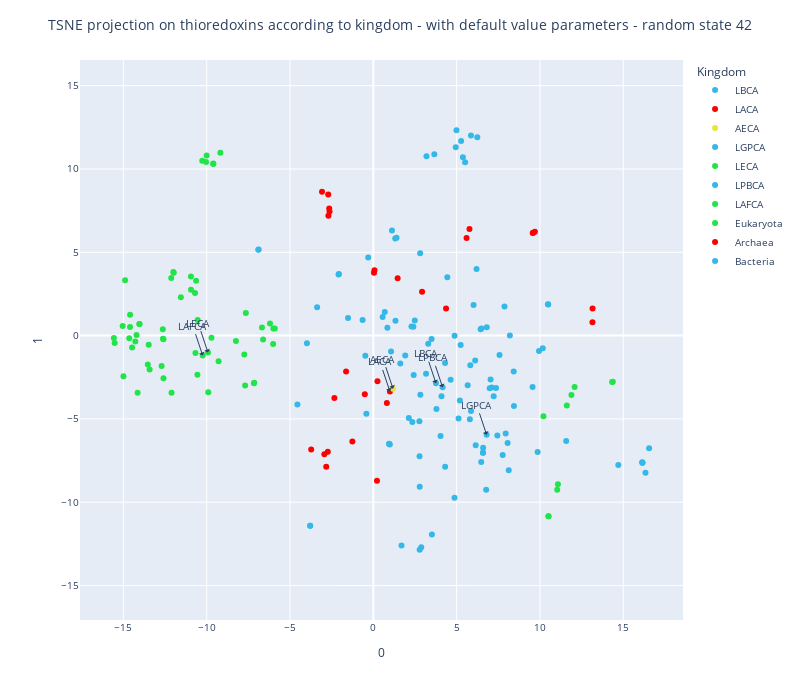

This figure's notebook cell:
### Code cell
tsne_trace= plot_embedding_interactive_bis(array_emb = X_embedded, df_annot = thioredoxin_color, 
                               show_text = True,
                               labels_name = "Kingdom", 
                               #second_labels_name = "proteins_id", 
                               #labels_text = ['7', '8', '9', '12', '13', '15', '16', '19', '20', '21', '22', '23', '24', '25', '26'], # metazoa
                               #labels_text = ['49','50'], # amoebozoa
                               #labels_text = ['71', '72', '73', '74', '75'], # archaea halobacterial
                               #labels_text = ['27', '28', '29', '32', '33', '24'], # eukaryotic arthropoda
                               #labels_text = ['51','52', '154', '155','156', '157', '158'], # eukaryotic chloroplast
                               #labels_text = ['18', '186','187', '188', '190'], # eukaryotic mitochondrion
                               #labels_text = ['126', '127', '129', '130', '131', '168', '197'], # proteo-/actinobacteria
                               labels_text = ['LBCA', 'LACA', 'AECA', 'LGPCA', 'LECA', 'LPBCA', 'LAFCA'],
                               title = "TSNE projection on thioredoxins according to kingdom - with default value parameters - random state 42",
                               color_palette = trx_palette) 
tsne_trace.show()

### Figure 1 — Plotly figure (JSON) as saved in the notebook; plotly's stock layout.template omitted (floating-point values rounded to 4 significant figures; data arrays with more than 128 entries replaced by an {"elided": "..."} marker saying what was removed)
{"data": [{"customdata": [["0", "LBCA", "LBCA", "LBCA", "OTHERS"]], "hovertemplate": "<b>%{hovertext}</b><br><br>Kingdom=%{customdata[2]}<br>0=%{x}<br>1=%{y}<br>proteins_id=%{customdata[0]}<br>Species=%{customdata[1]}<br>Family=%{customdata[3]}<br>Color_eukaryota=%{customdata[4]}<extra></extra>", "hovertext": ["LBCA"], "legendgroup": "LBCA", "marker": {"color": "#34b8e7", "symbol": "circle"}, "mode": "markers", "name": "LBCA", "orientation": "v", "showlegend": true, "textposition": "top right", "type": "scatter", "x": [3.759], "xaxis": "x", "y": [-2.859], "yaxis": "y"}, {"customdata": [["1", "LACA", "LACA", "LACA", "OTHERS"]], "hovertemplate": "<b>%{hovertext}</b><br><br>Kingdom=%{customdata[2]}<br>0=%{x}<br>1=%{y}<br>proteins_id=%{customdata[0]}<br>Species=%{customdata[1]}<br>Family=%{customdata[3]}<br>Color_eukaryota=%{customdata[4]}<extra></extra>", "hovertext": ["LACA"], "legendgroup": "LACA", "marker": {"color": "#ff0000", "symbol": "circle"}, "mode": "markers", "name": "LACA", "orientation": "v", "showlegend": true, "textposition": "top right", "type": "scatter", "x": [0.9948], "xaxis": "x", "y": [-3.353], "yaxis": "y"}, {"customdata": [["2", "AECA", "AECA", "AECA", "OTHERS"]], "hovertemplate": "<b>%{hovertext}</b><br><br>Kingdom=%{customdata[2]}<br>0=%{x}<br>1=%{y}<br>proteins_id=%{customdata[0]}<br>Species=%{customdata[1]}<br>Family=%{customdata[3]}<br>Color_eukaryota=%{customdata[4]}<extra></extra>", "hovertext": ["AECA"], "legendgroup": "AECA", "marker": {"color": "#e7e53c", "symbol": "circle"}, "mode": "markers", "name": "AECA", "orientation": "v", "showlegend": true, "textposition": "top right", "type": "scatter", "x": [1.18], "xaxis": "x", "y": [-3.184], "yaxis": "y"}, {"customdata": [["3", "LGPCA", "LGPCA", "LGPCA", "OTHERS"]], "hovertemplate": "<b>%{hovertext}</b><br><br>Kingdom=%{customdata[2]}<br>0=%{x}<br>1=%{y}<br>proteins_id=%{customdata[0]}<br>Species=%{customdata[1]}<br>Family=%{customdata[3]}<br>Color_eukaryota=%{customdata[4]}<extra></extra>", "hovertext": ["LGPCA"], "legendgroup": "LGPCA", "marker": {"color": "#34b8e7", "symbol": "circle"}, "mode": "markers", "name": "LGPCA", "orientation": "v", "showlegend": true, "textposition": "top right", "type": "scatter", "x": [6.801], "xaxis": "x", "y": [-5.954], "yaxis": "y"}, {"customdata": [["4", "LECA", "LECA", "LECA", "OTHERS"]], "hovertemplate": "<b>%{hovertext}</b><br><br>Kingdom=%{customdata[2]}<br>0=%{x}<br>1=%{y}<br>proteins_id=%{customdata[0]}<br>Species=%{customdata[1]}<br>Family=%{customdata[3]}<br>Color_eukaryota=%{customdata[4]}<extra></extra>", "hovertext": ["LECA"], "legendgroup": "LECA", "marker": {"color": "#21e548", "symbol": "circle"}, "mode": "markers", "name": "LECA", "orientation": "v", "showlegend": true, "textposition": "top right", "type": "scatter", "x": [-9.922], "xaxis": "x", "y": [-1.021], "yaxis": "y"}, {"customdata": [["5", "LPBCA", "LPBCA", "LPBCA", "OTHERS"]], "hovertemplate": "<b>%{hovertext}</b><br><br>Kingdom=%{customdata[2]}<br>0=%{x}<br>1=%{y}<br>proteins_id=%{customdata[0]}<br>Species=%{customdata[1]}<br>Family=%{customdata[3]}<br>Color_eukaryota=%{customdata[4]}<extra></extra>", "hovertext": ["LPBCA"], "legendgroup": "LPBCA", "marker": {"color": "#34b8e7", "symbol": "circle"}, "mode": "markers", "name": "LPBCA", "orientation": "v", "showlegend": true, "textposition": "top right", "type": "scatter", "x": [4.158], "xaxis": "x", "y": [-3.104], "yaxis": "y"}, {"customdata": [["6", "LAFCA", "LAFCA", "LAFCA", "OTHERS"]], "hovertemplate": "<b>%{hovertext}</b><br><br>Kingdom=%{customdata[2]}<br>0=%{x}<br>1=%{y}<br>proteins_id=%{customdata[0]}<br>Species=%{customdata[1]}<br>Family=%{customdata[3]}<br>Color_eukaryota=%{customdata[4]}<extra></extra>", "hovertext": ["LAFCA"], "legendgroup": "LAFCA", "marker": {"color": "#21e548", "symbol": "circle"}, "mode": "markers", "name": "LAFCA", "orientation": "v", "showlegend": true, "textposition": "top right", "type": "scatter", "x": [-10.24], "xaxis": "x", "y": [-1.199], "yaxis": "y"}, {"customdata": {"elided": "65x5 str values"}, "hovertemplate": "<b>%{hovertext}</b><br><br>Kingdom=%{customdata[2]}<br>0=%{x}<br>1=%{y}<br>proteins_id=%{customdata[0]}<br>Species=%{customdata[1]}<br>Family=%{customdata[3]}<br>Color_eukaryota=%{customdata[4]}<extra></extra>", "hovertext": ["Eukaryota", "Eukaryota", "Eukaryota", "Eukaryota", "Eukaryota", "Eukaryota", "Eukaryota", "Eukaryota", "Eukaryota", "Eukaryota", "Eukaryota", "Eukaryota", "Eukaryota", "Eukaryota", "Eukaryota", "Eukaryota", "Eukaryota", "Eukaryota", "Eukaryota", "Eukaryota", "Eukaryota", "Eukaryota", "Eukaryota", "Eukaryota", "Eukaryota", "Eukaryota", "Eukaryota", "Eukaryota", "Eukaryota", "Eukaryota", "Eukaryota", "Eukaryota", "Eukaryota", "Eukaryota", "Eukaryota", "Eukaryota", "Eukaryota", "Eukaryota", "Eukaryota", "Eukaryota", "Eukaryota", "Eukaryota", "Eukaryota", "Eukaryota", "Eukaryota", "Eukaryota", "Eukaryota", "Eukaryota", "Eukaryota", "Eukaryota", "Eukaryota", "Eukaryota", "Eukaryota", "Eukaryota", "Eukaryota", "Eukaryota", "Eukaryota", "Eukaryota", "Eukaryota", "Eukaryota", "Eukaryota", "Eukaryota", "Eukaryota", "Eukaryota", "Eukaryota"], "legendgroup": "Eukaryota", "marker": {"color": "#21e548", "symbol": "circle"}, "mode": "markers", "name": "Eukaryota", "orientation": "v", "showlegend": true, "textposition": "top right", "type": "scatter", "x": [-14.28, -14.65, -14.21, -14.48, -15.52, -15.57, -14.6, -14.04, -14.04, -14.6, -15.04, -9.18, -13.48, -12.59, -12.63, -12.63, -12.71, -12.6, -13.43, -13.54, -11.98, -12.01, -12.13, -10.94, -10.95, -10.64, -10.7, -11.55, -10.54, -8.247, -7.693, -7.147, -7.169, -9.905, -6.014, -6.615, -6.683, -6.202, -5.999, -5.911, -7.744, -10.56, -14.14, -12.11, 14.37, 12.08, 11.61, 10.51, 11.04, -15.0, -10.67, -14.9, -7.652, -9.287, -9.713, 10.21, 11.08, 10.51, 11.89, 14.33, -10.0, -10.27, -10.04, -9.604, -9.606], "xaxis": "x", "y": [-0.3607, -0.1611, 0.02931, -0.7109, -0.4399, -0.1452, 1.249, 0.6925, 0.6893, 0.5123, 0.5757, 10.97, -0.5459, -0.2259, -0.1925, 0.3843, -1.829, -2.567, -2.04, -1.737, 3.767, 3.814, 3.464, 2.756, 3.554, 3.294, 2.564, 2.309, 0.9295, -0.3227, -3.0, -2.835, -2.855, -3.395, -0.5064, -0.2353, 0.4835, 0.7203, 0.4324, 0.4325, -1.136, -2.353, -3.433, -3.431, -2.769, -3.085, -4.199, -10.84, -9.247, -2.435, -1.042, 3.319, 1.36, -1.544, -0.1234, -4.842, -8.92, -10.84, -3.567, -2.78, 10.8, 10.5, 10.42, 10.33, 10.3], "yaxis": "y"}, {"customdata": {"elided": "28x5 str values"}, "hovertemplate": "<b>%{hovertext}</b><br><br>Kingdom=%{customdata[2]}<br>0=%{x}<br>1=%{y}<br>proteins_id=%{customdata[0]}<br>Species=%{customdata[1]}<br>Family=%{customdata[3]}<br>Color_eukaryota=%{customdata[4]}<extra></extra>", "hovertext": ["Archaea", "Archaea", "Archaea", "Archaea", "Archaea", "Archaea", "Archaea", "Archaea", "Archaea", "Archaea", "Archaea", "Archaea", "Archaea", "Archaea", "Archaea", "Archaea", "Archaea", "Archaea", "Archaea", "Archaea", "Archaea", "Archaea", "Archaea", "Archaea", "Archaea", "Archaea", "Archaea", "Archaea"], "legendgroup": "Archaea", "marker": {"color": "#ff0000", "symbol": "circle"}, "mode": "markers", "name": "Archaea", "orientation": "v", "showlegend": true, "textposition": "top right", "type": "scatter", "x": [0.8137, 13.16, 13.15, 0.2499, 4.364, -1.258, 1.459, 0.03971, 0.06886, -2.695, -3.079, -2.706, -2.629, -2.647, -0.5109, 2.926, 0.2192, -2.826, -3.729, -2.733, -2.938, -2.336, -1.635, 9.564, 9.696, 9.596, 5.77, 5.596], "xaxis": "x", "y": [-4.046, 1.632, 0.8002, -2.741, 1.626, -6.363, 3.449, 3.77, 3.919, 7.2, 8.641, 8.475, 7.446, 7.63, -3.516, 2.633, -8.713, -7.864, -6.83, -6.968, -7.128, -3.747, -2.154, 6.163, 6.227, 6.18, 6.402, 5.855], "yaxis": "y"}, {"customdata": {"elided": "110x5 str values"}, "hovertemplate": "<b>%{hovertext}</b><br><br>Kingdom=%{customdata[2]}<br>0=%{x}<br>1=%{y}<br>proteins_id=%{customdata[0]}<br>Species=%{customdata[1]}<br>Family=%{customdata[3]}<br>Color_eukaryota=%{customdata[4]}<extra></extra>", "hovertext": ["Bacteria", "Bacteria", "Bacteria", "Bacteria", "Bacteria", "Bacteria", "Bacteria", "Bacteria", "Bacteria", "Bacteria", "Bacteria", "Bacteria", "Bacteria", "Bacteria", "Bacteria", "Bacteria", "Bacteria", "Bacteria", "Bacteria", "Bacteria", "Bacteria", "Bacteria", "Bacteria", "Bacteria", "Bacteria", "Bacteria", "Bacteria", "Bacteria", "Bacteria", "Bacteria", "Bacteria", "Bacteria", "Bacteria", "Bacteria", "Bacteria", "Bacteria", "Bacteria", "Bacteria", "Bacteria", "Bacteria", "Bacteria", "Bacteria", "Bacteria", "Bacteria", "Bacteria", "Bacteria", "Bacteria", "Bacteria", "Bacteria", "Bacteria", "Bacteria", "Bacteria", "Bacteria", "Bacteria", "Bacteria", "Bacteria", "Bacteria", "Bacteria", "Bacteria", "Bacteria", "Bacteria", "Bacteria", "Bacteria", "Bacteria", "Bacteria", "Bacteria", "Bacteria", "Bacteria", "Bacteria", "Bacteria", "Bacteria", "Bacteria", "Bacteria", "Bacteria", "Bacteria", "Bacteria", "Bacteria", "Bacteria", "Bacteria", "Bacteria", "Bacteria", "Bacteria", "Bacteria", "Bacteria", "Bacteria", "Bacteria", "Bacteria", "Bacteria", "Bacteria", "Bacteria", "Bacteria", "Bacteria", "Bacteria", "Bacteria", "Bacteria", "Bacteria", "Bacteria", "Bacteria", "Bacteria", "Bacteria", "Bacteria", "Bacteria", "Bacteria", "Bacteria", "Bacteria", "Bacteria", "Bacteria", "Bacteria", "Bacteria", "Bacteria"], "legendgroup": "Bacteria", "marker": {"color": "#34b8e7", "symbol": "circle"}, "mode": "markers", "name": "Bacteria", "orientation": "v", "showlegend": true, "textposition": "top right", "type": "scatter", "x": [-3.373, -4.554, 9.861, -3.986, -6.882, -6.903, 10.17, 3.495, -0.6444, 3.297, 2.404, 2.488, 2.29, 0.8443, 1.329, 0.5592, 0.6876, 1.618, 1.065, 1.917, 2.422, 11.58, -2.066, -2.087, 9.944, 3.788, -0.3082, 2.765, 2.342, 2.129, 2.876, 3.516, 2.781, 1.692, 4.638, 6.017, 3.19, 3.66, 4.946, 5.268, 5.86, 6.24, 6.195, 2.811, 3.166, 4.876, 5.241, 5.821, 6.113, 10.48, 10.5, 1.315, 1.392, 1.12, -1.518, 4.44, 4.31, 7.871, 2.823, 7.038, 7.223, 7.363, 7.104, 6.983, 2.784, -0.4809, 4.306, 2.775, 4.091, 4.036, 8.194, 7.574, 9.556, 4.99, 4.871, 5.662, 5.194, 5.864, 8.424, 5.794, 5.115, 0.9868, 0.9616, 0.945, -0.4178, -3.794, -3.787, 6.486, 6.439, 6.806, 8.44, 6.773, 7.944, 8.059, 7.446, 8.127, 14.7, 5.374, 5.509, 7.764, 6.144, 6.59, 6.58, 6.476, 6.58, 16.15, 16.15, 16.14, 16.33, 16.55], "xaxis": "x", "y": [1.698, -4.13, -6.988, -0.4596, 5.162, 5.157, -0.758, -0.2071, 0.9391, -0.4923, 0.5283, 0.9095, 0.5441, 0.4662, 0.8917, 1.114, 1.421, -1.674, -0.9619, -1.188, -2.366, -6.333, 3.698, 3.664, -0.9184, -4.411, 4.688, -5.142, -5.189, -4.948, -12.71, -11.94, -12.85, -12.6, -2.652, 1.831, 10.76, 10.89, 11.3, 11.68, 12.01, 11.9, 3.994, 4.936, -2.296, -0.0125, -0.5616, -1.779, -1.492, 1.886, 1.868, 5.834, 5.876, 6.312, 1.06, 3.503, -7.875, 1.747, -3.556, -2.634, -3.638, -3.148, -3.122, -3.16, -9.079, -1.215, -1.639, -7.243, -3.644, -6.025, 0.009416, -1.169, -3.087, 12.32, -9.736, -2.983, -3.901, -4.526, -2.153, -5.015, -4.983, -6.542, -6.504, -6.489, -4.69, -11.41, -11.41, 0.426, 0.374, 0.5017, -4.219, -9.258, -5.871, -6.44, -5.998, -8.076, -7.769, 10.7, 10.4, -7.162, -6.58, -6.736, -7.033, -7.592, -7.033, -7.626, -7.626, -7.608, -8.227, -6.76], "yaxis": "y"}], "layout": {"annotations": [{"arrowhead": 1, "showarrow": true, "text": "LBCA", "x": 3.759, "y": -2.859}, {"arrowhead": 1, "showarrow": true, "text": "LACA", "x": 0.9948, "y": -3.353}, {"arrowhead": 1, "showarrow": true, "text": "AECA", "x": 1.18, "y": -3.184}, {"arrowhead": 1, "showarrow": true, "text": "LGPCA", "x": 6.801, "y": -5.954}, {"arrowhead": 1, "showarrow": true, "text": "LECA", "x": -9.922, "y": -1.021}, {"arrowhead": 1, "showarrow": true, "text": "LPBCA", "x": 4.158, "y": -3.104}, {"arrowhead": 1, "showarrow": true, "text": "LAFCA", "x": -10.24, "y": -1.199}], "font": {"size": 10}, "height": 700, "legend": {"title": {"text": "Kingdom"}, "tracegroupgap": 0}, "margin": {"t": 60}, "title": {"text": "TSNE projection on thioredoxins according to kingdom - with default value parameters - random state 42", "x": 0.5}, "width": 800, "xaxis": {"anchor": "y", "autorange": true, "domain": [0, 1], "range": [-17.61, 18.59], "title": {"text": "0"}, "type": "linear"}, "yaxis": {"anchor": "x", "autorange": true, "domain": [0, 1], "range": [-17.33, 16.8], "scaleanchor": "x", "scaleratio": 1, "title": {"text": "1"}, "type": "linear"}}}
